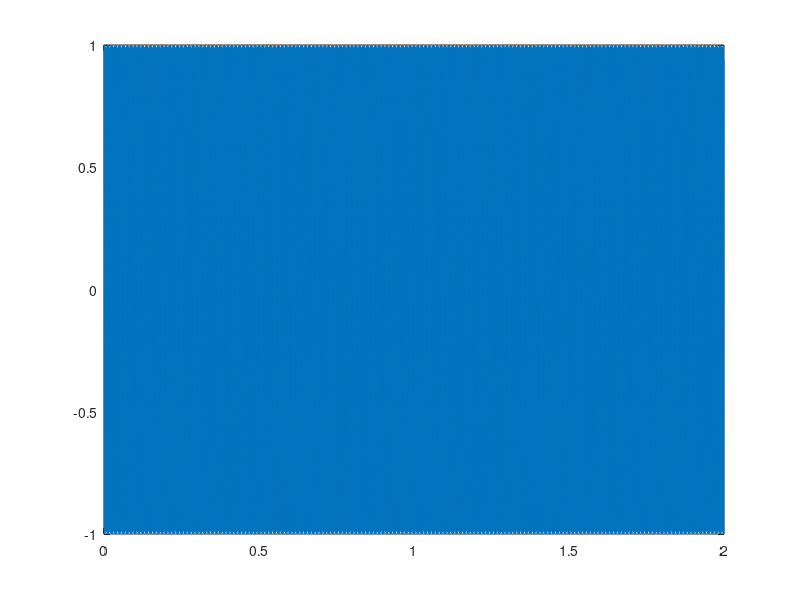

MATLAB code for this plot:
clear all;
close all;
clc;

F=440;
Fs=8000;
T=2;
t=0:1/Fs:T-(1/Fs);

sig = cos(2*pi*F*t);
plot(t,sig)
sound(sig,Fs)